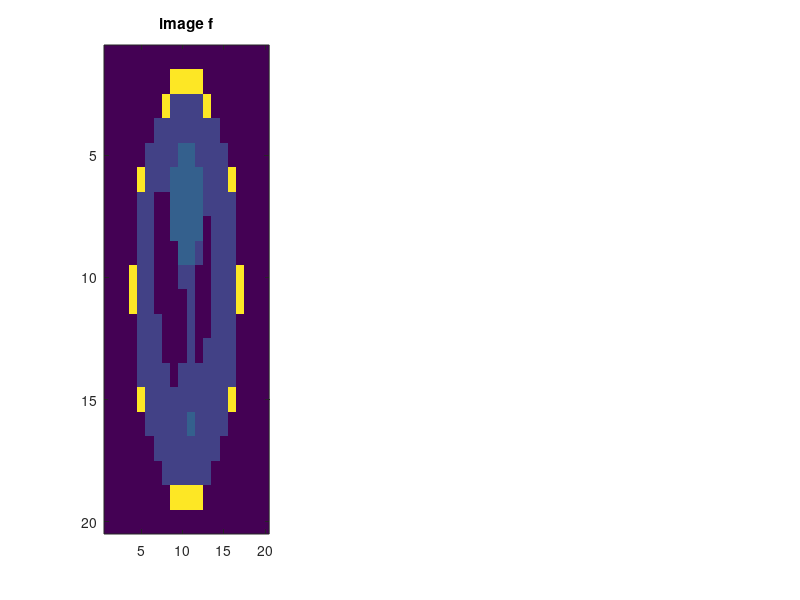

Here is the MATLAB script that generated this plot: (Note: this script raises an error after producing the figure.)
% by NP 2019/12/13

N = 20; % image size N by N
samples = N*N/2; % # of samples of the measurement signal

f_image = phantom('Modified Shepp-Logan',N); % generate shep-logan phantom image
% f_image = (eye(N,N)*-1)+f_image; % multiple by random real numbers

figure('Units', 'Pixels','Position', [100,100,1500, 500]);
subplot(1,3,1) % show the phantom image
imagesc((f_image))
title('image f')

f = reshape(f_image,N*N,1); % vectorize the image f

image_comp = [];
G_tall = [];
p_tall = [];

for i = 1:128 % number of iterations

    G = randn(samples,N*N); % create transmission matrix
    p = G*f; % take measurements of the image f
    
    %%
    p_noise = awgn(p,10,0); % add noise
    
    G_tall = [G_tall; G];
    p_tall = [p_tall; p_noise];
    
%     f_hat = lsqnonneg(G,p_noise); % least-squares problems - nonnegative
    f_hat = lsqlin(G,p_noise); % reconstruct using least-squares problems
    
    image_comp = [image_comp f_hat]; % save the results
    
end

image_comp_ = abs(sum(image_comp,2)); % make compound
f_image_hat = reshape(image_comp_,N,N); % reshape compounded image

subplot(1,3,2) % show the recovered image
imagesc((f_image_hat))
title('image f hat')

%%

%% tall

f_hat_tall = lsqnonneg(G_tall,p_tall); % least-squares problems - nonnegative
% suf_hat_tall = lsqlin(G_tall,p_tall); % reconstruct using least-squares problems
    
f_image_hat_tall = reshape(f_hat_tall,N,N);


subplot(1,3,3) % show the recovered image
imagesc((f_image_hat_tall))
title('image f hat tall')


